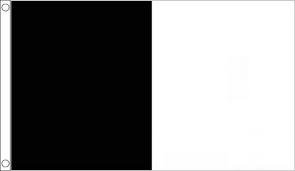
#> input picture data/images/image_half_black.png, 295 x 171 px, found by its file name
$ python bitwise_operators.py
#> lines starting #> are read from the running program, lines starting #| are printed output that depends on the picture; after the words box and inside, x2 and y2 are one past the last pixel; in counts of white or black regions, pixels touching at a corner belong together
import cv2
import numpy as np

# Black Image using numpy
img1 = np.zeros((250, 500, 3), np.uint8)
# Draw white rectangle in above black image
img1 = cv2.rectangle(img1,(200, 0), (300, 100), (255, 255, 255), -1)  # -1 means rectangle is filled with white color

img2 = cv2.imread("data/images/image_half_black.png")
#> img2 is the input picture: shape (171, 295, 3); min 0, max 255, mean 134
print("Shape of Image: ", img2.shape)
#| Shape of Image:  (171, 295, 3)
img2 = cv2.resize(img2, (500, 250))
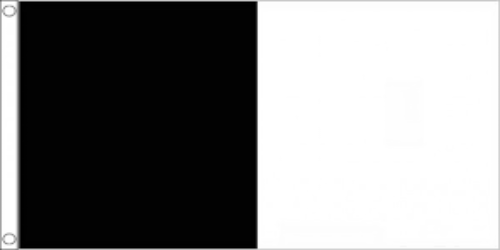
#> img2: shape (250, 500, 3); min 0, max 255, mean 134

bitAnd = cv2.bitwise_and(img2, img1)
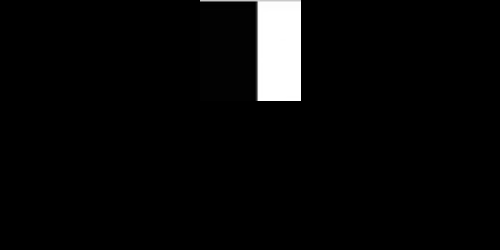
#> bitAnd: shape (250, 500, 3); min 0, max 255, mean 9.2
bitOr = cv2.bitwise_or(img2, img1)
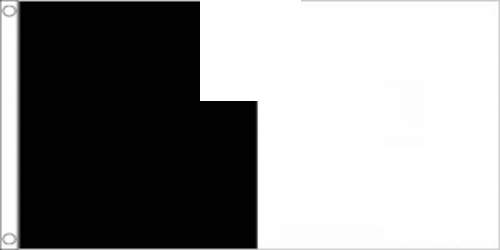
#> bitOr: shape (250, 500, 3); min 0, max 255, mean 145.6
bitXor = cv2.bitwise_xor(img1, img2)
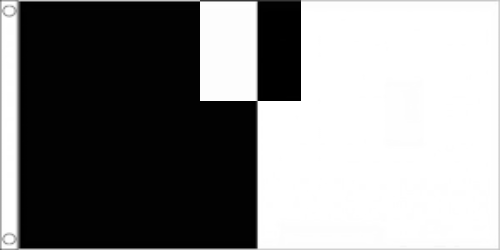
#> bitXor: shape (250, 500, 3); min 0, max 255, mean 136.4
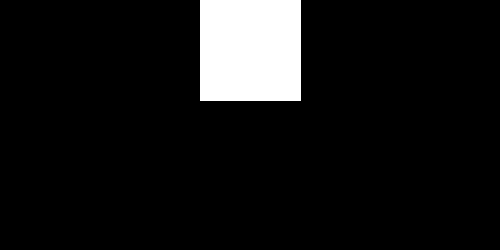
#> img1: shape (250, 500, 3); 8.2% white; 1 white region, box (x1, y1, x2, y2) and area: (200, 0, 301, 101) 10201
bitNot1 = cv2.bitwise_not(img1)
bitNot2 = cv2.bitwise_not(img2)
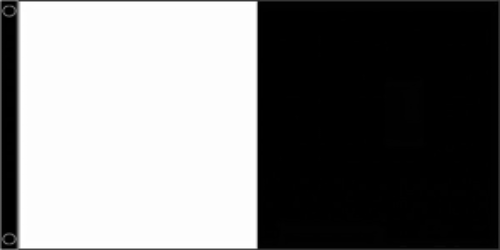
#> bitNot2: shape (250, 500, 3); min 0, max 255, mean 121

cv2.imshow("img1", img1)
cv2.imshow("img2", img2)
cv2.imshow('bitAnd', bitAnd)
cv2.imshow('bitOr', bitOr)
cv2.imshow('bitXor', bitXor)
cv2.imshow('bitNot1', bitNot1)
cv2.imshow('bitNot2', bitNot2)

cv2.waitKey(0)
cv2.destroyAllWindows()

$ run again, with data/images/sudoku.png copied over data/images/image_half_black.png
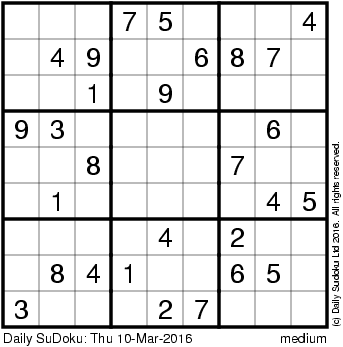
#> input picture data/images/sudoku.png, 343 x 347 px, found by its file name
#> img2 is the input picture: shape (347, 343, 3); min 0, max 255, mean 223.8
#| Shape of Image:  (347, 343, 3)
#> img2: shape (250, 500, 3)
#> `bitXor = cv2.bitwise_xor(img1, img2)`:
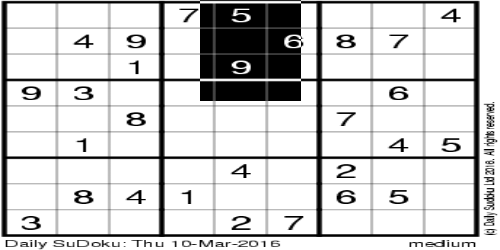
#> bitXor: shape (250, 500, 3); min 0, max 255, mean 207.2
#> img1: shape (250, 500, 3); 8.2% white; 1 white region, box (x1, y1, x2, y2) and area: (200, 0, 301, 101) 10201
#> `bitNot2 = cv2.bitwise_not(img2)`:
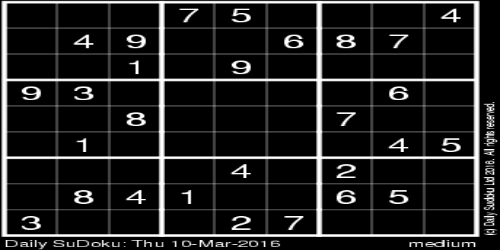
#> bitNot2: shape (250, 500, 3); min 0, max 255, mean 31.4
